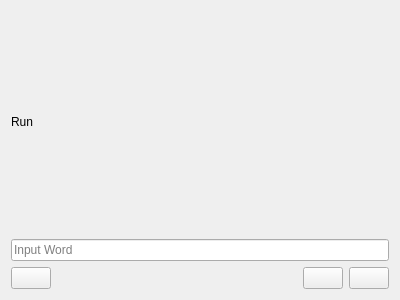
<?xml version="1.0" encoding="UTF-8"?>
<ui version="4.0">
 <class>InputWidget</class>
 <widget class="QWidget" name="InputWidget">
  <property name="geometry">
   <rect>
    <x>0</x>
    <y>0</y>
    <width>400</width>
    <height>300</height>
   </rect>
  </property>
  <property name="windowTitle">
   <string>Form</string>
  </property>
  <property name="styleSheet">
   <string notr="true"/>
  </property>
  <layout class="QVBoxLayout" name="verticalLayout">
   <item>
    <widget class="QLabel" name="title">
     <property name="text">
      <string>Run</string>
     </property>
    </widget>
   </item>
   <item>
    <widget class="QLineEdit" name="lineEdit">
     <property name="placeholderText">
      <string>Input Word</string>
     </property>
    </widget>
   </item>
   <item>
    <layout class="QHBoxLayout" name="horizontalLayout_2">
     <property name="topMargin">
      <number>0</number>
     </property>
     <item>
      <widget class="QPushButton" name="saveButton">
       <property name="sizePolicy">
        <sizepolicy hsizetype="Fixed" vsizetype="Fixed">
         <horstretch>0</horstretch>
         <verstretch>0</verstretch>
        </sizepolicy>
       </property>
       <property name="toolTip">
        <string>Save (Ctrl+S)</string>
       </property>
       <property name="styleSheet">
        <string notr="true"/>
       </property>
       <property name="text">
        <string/>
       </property>
      </widget>
     </item>
     <item>
      <spacer name="horizontalSpacer">
       <property name="orientation">
        <enum>Qt::Horizontal</enum>
       </property>
       <property name="sizeHint" stdset="0">
        <size>
         <width>40</width>
         <height>20</height>
        </size>
       </property>
      </spacer>
     </item>
     <item>
      <widget class="QPushButton" name="runButton">
       <property name="toolTip">
        <string>Run (F5)</string>
       </property>
       <property name="text">
        <string/>
       </property>
      </widget>
     </item>
     <item>
      <widget class="QPushButton" name="runWithDebug">
       <property name="toolTip">
        <string>Debug (Shift+F5)</string>
       </property>
       <property name="text">
        <string/>
       </property>
      </widget>
     </item>
    </layout>
   </item>
  </layout>
 </widget>
 <resources/>
 <connections/>
</ui>
